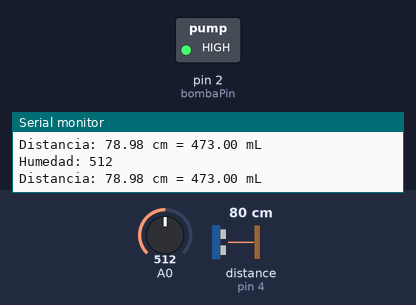
Bench run of a sketch on a simulated Arduino Uno, built with avr-gcc and run on an emulated ATmega328P. Shown: switched loads named in the sketch (green lamp = pin HIGH), the last lines printed to the serial monitor. Wiring (inferred from the names in the program): ultrasonic range finder: trigger pin 3; echo pin 4. The inputs (shaded band) are chosen by the test bench; at power-on: A0 = 512, distance to the obstacle (sensor on pin 4) 80 cm. The echo pulse lasts 58.3 µs per cm; pins used as bus, display or sensor lines are not drawn.

Above: at 1.8 s.
1.9 s: A0 set to 712
3.4 s: A0 set to 728
At 5.2 s:
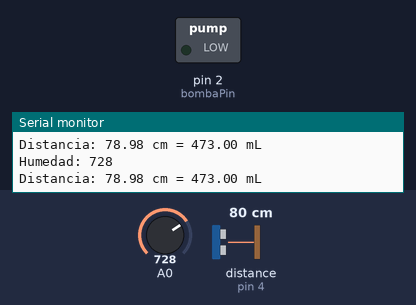
5.5 s: A0 set to 716
At 7.2 s:
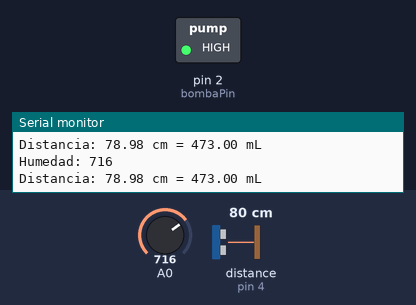
7.5 s: A0 set to 900
At 9.4 s:
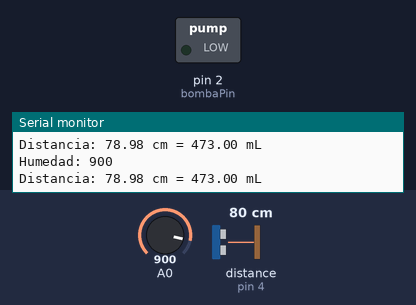
Timing chart, 0 to 10.5 s (numbered marks = the images above; inputs shaded):
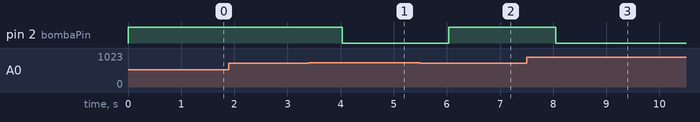

Measured:
- the behaviour switches between 720 and 721 on A0 (found by bisection; images 0 and 1)
- after the input at 3.4 s, pin 2 (bombaPin): HIGH → LOW after 0.63 s
- after the input at 5.5 s, pin 2 (bombaPin): LOW → HIGH after 0.54 s
- after the input at 7.5 s, pin 2 (bombaPin): HIGH → LOW after 0.55 s

The sketch:

proyectofinal.ino
```cpp
const int bombaPin = 2;
const int triggerPin = 3;
const int echoPin = 4;

// Definición de la clase SistemaRiego
class SistemaRiego {
private:
  int humedad;
  long duracion;
  float distancia;

public:
  // Constructor de la clase
  SistemaRiego() {
    // Configuración de pines
    pinMode(bombaPin, OUTPUT);
    pinMode(triggerPin, OUTPUT);
    pinMode(echoPin, INPUT);

    // Inicialización de la comunicación serial
    Serial.begin(9600);
  }

  // Método principal para ejecutar el sistema de riego
  void ejecutar() {
    leerHumedad();
    controlarBomba();
    medirDistancia();
    mostrarDatos();
    delay(1000);
  }

private:
  // Método para leer la humedad del suelo
  void leerHumedad() {
    humedad = analogRead(A0);
    Serial.print("Humedad: ");
    Serial.println(humedad);

  }

  // Método para controlar el estado de la bomba según la humedad
  void controlarBomba() {
    if (humedad >= 721 && humedad <= 1024) {
      digitalWrite(bombaPin, LOW);
    } else {
      digitalWrite(bombaPin, HIGH);
    }
  }

  // Método para medir la distancia utilizando un sensor ultrasónico
  void medirDistancia() {
    digitalWrite(triggerPin, LOW);
    delayMicroseconds(2);
    digitalWrite(triggerPin, HIGH);
    delayMicroseconds(10);
    digitalWrite(triggerPin, LOW);

    // Mide el tiempo que tarda en recibir el eco
    duracion = pulseIn(echoPin, HIGH);

    // Calcula la distancia en cm
    distancia = duracion * 0.034 / 2;
  }

  // Método para mostrar los datos de distancia y volumen en el monitor serial
  void mostrarDatos() {
    // Calcula el volumen en ml
    float volumen = calcularVolumen(distancia);

    // Muestra la distancia y el volumen en el monitor serial
    Serial.print("Distancia: ");
    Serial.print(distancia);
    Serial.print(" cm = ");
    Serial.print(volumen);
    Serial.println(" mL");
  }

  // Método para calcular el volumen según la distancia
  int calcularVolumen(float distancia) {
    // Calcula el volumen utilizando una fórmula aproximada
    if (distancia >= 21.51) {
      return 473;
    } else if (distancia >= 19.33) {
      return 946;
    } else if (distancia >= 14.50) {
      return 1892;
    } else if (distancia >= 9.21) {
      return 2838;
    } else if (distancia >= 4.68) {
      return 3785;
    }
  }
};

// Creación de una instancia de la clase SistemaRiego
SistemaRiego sistemaRiego;

void setup() {
  // Inicialización del sistema de riego
  sistemaRiego = SistemaRiego();
}

void loop() {
  // Ejecución continua del sistema de riego
  sistemaRiego.ejecutar();
}
```
